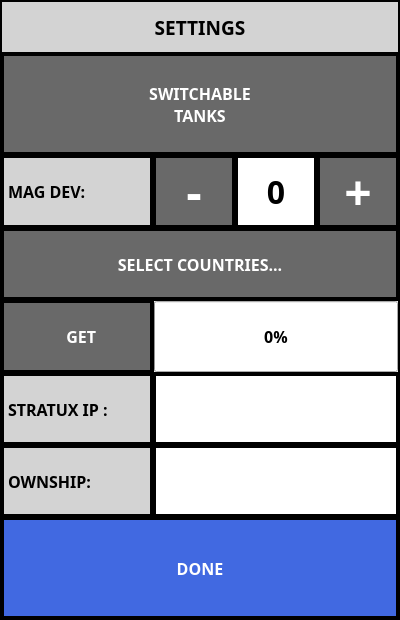
<?xml version="1.0" encoding="UTF-8"?>
<ui version="4.0">
 <class>SettingsDialog</class>
 <widget class="QDialog" name="SettingsDialog">
  <property name="geometry">
   <rect>
    <x>0</x>
    <y>0</y>
    <width>400</width>
    <height>620</height>
   </rect>
  </property>
  <property name="sizePolicy">
   <sizepolicy hsizetype="Expanding" vsizetype="Expanding">
    <horstretch>0</horstretch>
    <verstretch>0</verstretch>
   </sizepolicy>
  </property>
  <property name="minimumSize">
   <size>
    <width>400</width>
    <height>480</height>
   </size>
  </property>
  <property name="palette">
   <palette>
    <active>
     <colorrole role="Base">
      <brush brushstyle="SolidPattern">
       <color alpha="255">
        <red>255</red>
        <green>255</green>
        <blue>255</blue>
       </color>
      </brush>
     </colorrole>
     <colorrole role="Window">
      <brush brushstyle="SolidPattern">
       <color alpha="255">
        <red>0</red>
        <green>0</green>
        <blue>0</blue>
       </color>
      </brush>
     </colorrole>
    </active>
    <inactive>
     <colorrole role="Base">
      <brush brushstyle="SolidPattern">
       <color alpha="255">
        <red>255</red>
        <green>255</green>
        <blue>255</blue>
       </color>
      </brush>
     </colorrole>
     <colorrole role="Window">
      <brush brushstyle="SolidPattern">
       <color alpha="255">
        <red>0</red>
        <green>0</green>
        <blue>0</blue>
       </color>
      </brush>
     </colorrole>
    </inactive>
    <disabled>
     <colorrole role="Base">
      <brush brushstyle="SolidPattern">
       <color alpha="255">
        <red>0</red>
        <green>0</green>
        <blue>0</blue>
       </color>
      </brush>
     </colorrole>
     <colorrole role="Window">
      <brush brushstyle="SolidPattern">
       <color alpha="255">
        <red>0</red>
        <green>0</green>
        <blue>0</blue>
       </color>
      </brush>
     </colorrole>
    </disabled>
   </palette>
  </property>
  <property name="font">
   <font>
    <family>Piboto</family>
    <pointsize>12</pointsize>
    <weight>75</weight>
    <bold>true</bold>
   </font>
  </property>
  <property name="windowTitle">
   <string>SETTINGS</string>
  </property>
  <property name="styleSheet">
   <string notr="true">QPushButton
{
	border: none;
	background-color: DimGray;
	color: white;
	margin: 2px;
}
QPushButton::pressed
{
	border: none;
	background-color: LightGray;
	color: black;
	margin: 2px;
}
</string>
  </property>
  <layout class="QGridLayout" name="gridLayout">
   <property name="leftMargin">
    <number>2</number>
   </property>
   <property name="topMargin">
    <number>2</number>
   </property>
   <property name="rightMargin">
    <number>2</number>
   </property>
   <property name="bottomMargin">
    <number>2</number>
   </property>
   <property name="spacing">
    <number>2</number>
   </property>
   <item row="5" column="1" colspan="3">
    <layout class="QGridLayout" name="gridLayout_2">
     <item row="0" column="1">
      <widget class="QProgressBar" name="m_pDataProgress">
       <property name="sizePolicy">
        <sizepolicy hsizetype="MinimumExpanding" vsizetype="Expanding">
         <horstretch>0</horstretch>
         <verstretch>0</verstretch>
        </sizepolicy>
       </property>
       <property name="font">
        <font>
         <family>Droid Sans</family>
         <pointsize>12</pointsize>
         <weight>75</weight>
         <bold>true</bold>
        </font>
       </property>
       <property name="autoFillBackground">
        <bool>true</bool>
       </property>
       <property name="value">
        <number>0</number>
       </property>
      </widget>
     </item>
    </layout>
   </item>
   <item row="2" column="1">
    <widget class="QPushButton" name="m_pMagDevLessButton">
     <property name="sizePolicy">
      <sizepolicy hsizetype="MinimumExpanding" vsizetype="Expanding">
       <horstretch>0</horstretch>
       <verstretch>0</verstretch>
      </sizepolicy>
     </property>
     <property name="font">
      <font>
       <family>Droid Sans</family>
       <pointsize>36</pointsize>
       <weight>75</weight>
       <bold>true</bold>
      </font>
     </property>
     <property name="text">
      <string>-</string>
     </property>
     <property name="iconSize">
      <size>
       <width>32</width>
       <height>32</height>
      </size>
     </property>
     <property name="checkable">
      <bool>false</bool>
     </property>
     <property name="checked">
      <bool>false</bool>
     </property>
     <property name="autoDefault">
      <bool>false</bool>
     </property>
    </widget>
   </item>
   <item row="2" column="3">
    <widget class="QPushButton" name="m_pMagDevMoreButton">
     <property name="sizePolicy">
      <sizepolicy hsizetype="MinimumExpanding" vsizetype="Expanding">
       <horstretch>0</horstretch>
       <verstretch>0</verstretch>
      </sizepolicy>
     </property>
     <property name="font">
      <font>
       <family>Droid Sans</family>
       <pointsize>36</pointsize>
       <weight>75</weight>
       <bold>true</bold>
      </font>
     </property>
     <property name="text">
      <string>+</string>
     </property>
     <property name="iconSize">
      <size>
       <width>32</width>
       <height>32</height>
      </size>
     </property>
     <property name="checkable">
      <bool>false</bool>
     </property>
     <property name="checked">
      <bool>false</bool>
     </property>
     <property name="autoDefault">
      <bool>false</bool>
     </property>
    </widget>
   </item>
   <item row="2" column="2">
    <widget class="QLabel" name="m_pMagDevLabel">
     <property name="sizePolicy">
      <sizepolicy hsizetype="MinimumExpanding" vsizetype="MinimumExpanding">
       <horstretch>0</horstretch>
       <verstretch>0</verstretch>
      </sizepolicy>
     </property>
     <property name="palette">
      <palette>
       <active>
        <colorrole role="Base">
         <brush brushstyle="SolidPattern">
          <color alpha="255">
           <red>255</red>
           <green>255</green>
           <blue>255</blue>
          </color>
         </brush>
        </colorrole>
        <colorrole role="Window">
         <brush brushstyle="SolidPattern">
          <color alpha="255">
           <red>255</red>
           <green>255</green>
           <blue>255</blue>
          </color>
         </brush>
        </colorrole>
       </active>
       <inactive>
        <colorrole role="Base">
         <brush brushstyle="SolidPattern">
          <color alpha="255">
           <red>255</red>
           <green>255</green>
           <blue>255</blue>
          </color>
         </brush>
        </colorrole>
        <colorrole role="Window">
         <brush brushstyle="SolidPattern">
          <color alpha="255">
           <red>255</red>
           <green>255</green>
           <blue>255</blue>
          </color>
         </brush>
        </colorrole>
       </inactive>
       <disabled>
        <colorrole role="Base">
         <brush brushstyle="SolidPattern">
          <color alpha="255">
           <red>255</red>
           <green>255</green>
           <blue>255</blue>
          </color>
         </brush>
        </colorrole>
        <colorrole role="Window">
         <brush brushstyle="SolidPattern">
          <color alpha="255">
           <red>255</red>
           <green>255</green>
           <blue>255</blue>
          </color>
         </brush>
        </colorrole>
       </disabled>
      </palette>
     </property>
     <property name="font">
      <font>
       <family>Droid Sans</family>
       <pointsize>24</pointsize>
       <weight>75</weight>
       <bold>true</bold>
      </font>
     </property>
     <property name="autoFillBackground">
      <bool>true</bool>
     </property>
     <property name="frameShape">
      <enum>QFrame::Box</enum>
     </property>
     <property name="lineWidth">
      <number>2</number>
     </property>
     <property name="text">
      <string>0</string>
     </property>
     <property name="alignment">
      <set>Qt::AlignCenter</set>
     </property>
    </widget>
   </item>
   <item row="2" column="0">
    <widget class="QLabel" name="label_5">
     <property name="sizePolicy">
      <sizepolicy hsizetype="Minimum" vsizetype="MinimumExpanding">
       <horstretch>0</horstretch>
       <verstretch>0</verstretch>
      </sizepolicy>
     </property>
     <property name="minimumSize">
      <size>
       <width>150</width>
       <height>50</height>
      </size>
     </property>
     <property name="palette">
      <palette>
       <active>
        <colorrole role="WindowText">
         <brush brushstyle="SolidPattern">
          <color alpha="255">
           <red>0</red>
           <green>0</green>
           <blue>0</blue>
          </color>
         </brush>
        </colorrole>
        <colorrole role="Button">
         <brush brushstyle="SolidPattern">
          <color alpha="255">
           <red>211</red>
           <green>211</green>
           <blue>211</blue>
          </color>
         </brush>
        </colorrole>
        <colorrole role="Text">
         <brush brushstyle="SolidPattern">
          <color alpha="255">
           <red>0</red>
           <green>0</green>
           <blue>0</blue>
          </color>
         </brush>
        </colorrole>
        <colorrole role="ButtonText">
         <brush brushstyle="SolidPattern">
          <color alpha="255">
           <red>0</red>
           <green>0</green>
           <blue>0</blue>
          </color>
         </brush>
        </colorrole>
        <colorrole role="Base">
         <brush brushstyle="SolidPattern">
          <color alpha="255">
           <red>211</red>
           <green>211</green>
           <blue>211</blue>
          </color>
         </brush>
        </colorrole>
        <colorrole role="Window">
         <brush brushstyle="SolidPattern">
          <color alpha="255">
           <red>211</red>
           <green>211</green>
           <blue>211</blue>
          </color>
         </brush>
        </colorrole>
        <colorrole role="PlaceholderText">
         <brush brushstyle="NoBrush">
          <color alpha="128">
           <red>0</red>
           <green>0</green>
           <blue>0</blue>
          </color>
         </brush>
        </colorrole>
       </active>
       <inactive>
        <colorrole role="WindowText">
         <brush brushstyle="SolidPattern">
          <color alpha="255">
           <red>0</red>
           <green>0</green>
           <blue>0</blue>
          </color>
         </brush>
        </colorrole>
        <colorrole role="Button">
         <brush brushstyle="SolidPattern">
          <color alpha="255">
           <red>211</red>
           <green>211</green>
           <blue>211</blue>
          </color>
         </brush>
        </colorrole>
        <colorrole role="Text">
         <brush brushstyle="SolidPattern">
          <color alpha="255">
           <red>0</red>
           <green>0</green>
           <blue>0</blue>
          </color>
         </brush>
        </colorrole>
        <colorrole role="ButtonText">
         <brush brushstyle="SolidPattern">
          <color alpha="255">
           <red>0</red>
           <green>0</green>
           <blue>0</blue>
          </color>
         </brush>
        </colorrole>
        <colorrole role="Base">
         <brush brushstyle="SolidPattern">
          <color alpha="255">
           <red>211</red>
           <green>211</green>
           <blue>211</blue>
          </color>
         </brush>
        </colorrole>
        <colorrole role="Window">
         <brush brushstyle="SolidPattern">
          <color alpha="255">
           <red>211</red>
           <green>211</green>
           <blue>211</blue>
          </color>
         </brush>
        </colorrole>
        <colorrole role="PlaceholderText">
         <brush brushstyle="NoBrush">
          <color alpha="128">
           <red>0</red>
           <green>0</green>
           <blue>0</blue>
          </color>
         </brush>
        </colorrole>
       </inactive>
       <disabled>
        <colorrole role="WindowText">
         <brush brushstyle="SolidPattern">
          <color alpha="255">
           <red>0</red>
           <green>0</green>
           <blue>0</blue>
          </color>
         </brush>
        </colorrole>
        <colorrole role="Button">
         <brush brushstyle="SolidPattern">
          <color alpha="255">
           <red>211</red>
           <green>211</green>
           <blue>211</blue>
          </color>
         </brush>
        </colorrole>
        <colorrole role="Text">
         <brush brushstyle="SolidPattern">
          <color alpha="255">
           <red>0</red>
           <green>0</green>
           <blue>0</blue>
          </color>
         </brush>
        </colorrole>
        <colorrole role="ButtonText">
         <brush brushstyle="SolidPattern">
          <color alpha="255">
           <red>0</red>
           <green>0</green>
           <blue>0</blue>
          </color>
         </brush>
        </colorrole>
        <colorrole role="Base">
         <brush brushstyle="SolidPattern">
          <color alpha="255">
           <red>211</red>
           <green>211</green>
           <blue>211</blue>
          </color>
         </brush>
        </colorrole>
        <colorrole role="Window">
         <brush brushstyle="SolidPattern">
          <color alpha="255">
           <red>211</red>
           <green>211</green>
           <blue>211</blue>
          </color>
         </brush>
        </colorrole>
        <colorrole role="PlaceholderText">
         <brush brushstyle="NoBrush">
          <color alpha="128">
           <red>0</red>
           <green>0</green>
           <blue>0</blue>
          </color>
         </brush>
        </colorrole>
       </disabled>
      </palette>
     </property>
     <property name="font">
      <font>
       <family>Droid Sans</family>
       <pointsize>12</pointsize>
       <weight>75</weight>
       <bold>true</bold>
      </font>
     </property>
     <property name="autoFillBackground">
      <bool>false</bool>
     </property>
     <property name="styleSheet">
      <string notr="true">QLabel { background-color: LightGray; color: black; }</string>
     </property>
     <property name="frameShape">
      <enum>QFrame::Box</enum>
     </property>
     <property name="lineWidth">
      <number>2</number>
     </property>
     <property name="text">
      <string>MAG DEV:</string>
     </property>
     <property name="margin">
      <number>5</number>
     </property>
    </widget>
   </item>
   <item row="0" column="0" colspan="4">
    <widget class="QLabel" name="m_pTitleLabel">
     <property name="sizePolicy">
      <sizepolicy hsizetype="MinimumExpanding" vsizetype="Minimum">
       <horstretch>0</horstretch>
       <verstretch>0</verstretch>
      </sizepolicy>
     </property>
     <property name="minimumSize">
      <size>
       <width>0</width>
       <height>50</height>
      </size>
     </property>
     <property name="maximumSize">
      <size>
       <width>16777215</width>
       <height>50</height>
      </size>
     </property>
     <property name="font">
      <font>
       <family>Droid Sans</family>
       <pointsize>14</pointsize>
       <weight>75</weight>
       <bold>true</bold>
      </font>
     </property>
     <property name="autoFillBackground">
      <bool>false</bool>
     </property>
     <property name="styleSheet">
      <string notr="true">QLabel { background-color: LightGray; color: black; }</string>
     </property>
     <property name="frameShape">
      <enum>QFrame::NoFrame</enum>
     </property>
     <property name="text">
      <string>SETTINGS</string>
     </property>
     <property name="alignment">
      <set>Qt::AlignCenter</set>
     </property>
    </widget>
   </item>
   <item row="3" column="0" colspan="4">
    <widget class="QPushButton" name="m_pSelCountriesButton">
     <property name="sizePolicy">
      <sizepolicy hsizetype="MinimumExpanding" vsizetype="MinimumExpanding">
       <horstretch>0</horstretch>
       <verstretch>0</verstretch>
      </sizepolicy>
     </property>
     <property name="minimumSize">
      <size>
       <width>0</width>
       <height>50</height>
      </size>
     </property>
     <property name="font">
      <font>
       <family>Droid Sans</family>
       <pointsize>12</pointsize>
       <weight>75</weight>
       <bold>true</bold>
      </font>
     </property>
     <property name="autoFillBackground">
      <bool>false</bool>
     </property>
     <property name="text">
      <string>SELECT COUNTRIES...</string>
     </property>
     <property name="iconSize">
      <size>
       <width>32</width>
       <height>32</height>
      </size>
     </property>
     <property name="autoDefault">
      <bool>false</bool>
     </property>
    </widget>
   </item>
   <item row="5" column="0">
    <widget class="QPushButton" name="m_pGetButton">
     <property name="sizePolicy">
      <sizepolicy hsizetype="Minimum" vsizetype="Expanding">
       <horstretch>0</horstretch>
       <verstretch>0</verstretch>
      </sizepolicy>
     </property>
     <property name="minimumSize">
      <size>
       <width>0</width>
       <height>50</height>
      </size>
     </property>
     <property name="font">
      <font>
       <family>Droid Sans</family>
       <pointsize>12</pointsize>
       <weight>75</weight>
       <bold>true</bold>
      </font>
     </property>
     <property name="text">
      <string>  GET</string>
     </property>
     <property name="icon">
      <iconset resource="../AHRSResources.qrc">
       <normaloff>:/icons/resources/Cancel.png</normaloff>:/icons/resources/Cancel.png</iconset>
     </property>
     <property name="iconSize">
      <size>
       <width>32</width>
       <height>32</height>
      </size>
     </property>
     <property name="checkable">
      <bool>false</bool>
     </property>
     <property name="checked">
      <bool>false</bool>
     </property>
     <property name="autoDefault">
      <bool>false</bool>
     </property>
    </widget>
   </item>
   <item row="8" column="0">
    <widget class="QLabel" name="label_3">
     <property name="sizePolicy">
      <sizepolicy hsizetype="Minimum" vsizetype="MinimumExpanding">
       <horstretch>0</horstretch>
       <verstretch>0</verstretch>
      </sizepolicy>
     </property>
     <property name="minimumSize">
      <size>
       <width>150</width>
       <height>50</height>
      </size>
     </property>
     <property name="palette">
      <palette>
       <active>
        <colorrole role="WindowText">
         <brush brushstyle="SolidPattern">
          <color alpha="255">
           <red>0</red>
           <green>0</green>
           <blue>0</blue>
          </color>
         </brush>
        </colorrole>
        <colorrole role="Button">
         <brush brushstyle="SolidPattern">
          <color alpha="255">
           <red>211</red>
           <green>211</green>
           <blue>211</blue>
          </color>
         </brush>
        </colorrole>
        <colorrole role="Text">
         <brush brushstyle="SolidPattern">
          <color alpha="255">
           <red>0</red>
           <green>0</green>
           <blue>0</blue>
          </color>
         </brush>
        </colorrole>
        <colorrole role="ButtonText">
         <brush brushstyle="SolidPattern">
          <color alpha="255">
           <red>0</red>
           <green>0</green>
           <blue>0</blue>
          </color>
         </brush>
        </colorrole>
        <colorrole role="Base">
         <brush brushstyle="SolidPattern">
          <color alpha="255">
           <red>211</red>
           <green>211</green>
           <blue>211</blue>
          </color>
         </brush>
        </colorrole>
        <colorrole role="Window">
         <brush brushstyle="SolidPattern">
          <color alpha="255">
           <red>211</red>
           <green>211</green>
           <blue>211</blue>
          </color>
         </brush>
        </colorrole>
        <colorrole role="PlaceholderText">
         <brush brushstyle="NoBrush">
          <color alpha="128">
           <red>0</red>
           <green>0</green>
           <blue>0</blue>
          </color>
         </brush>
        </colorrole>
       </active>
       <inactive>
        <colorrole role="WindowText">
         <brush brushstyle="SolidPattern">
          <color alpha="255">
           <red>0</red>
           <green>0</green>
           <blue>0</blue>
          </color>
         </brush>
        </colorrole>
        <colorrole role="Button">
         <brush brushstyle="SolidPattern">
          <color alpha="255">
           <red>211</red>
           <green>211</green>
           <blue>211</blue>
          </color>
         </brush>
        </colorrole>
        <colorrole role="Text">
         <brush brushstyle="SolidPattern">
          <color alpha="255">
           <red>0</red>
           <green>0</green>
           <blue>0</blue>
          </color>
         </brush>
        </colorrole>
        <colorrole role="ButtonText">
         <brush brushstyle="SolidPattern">
          <color alpha="255">
           <red>0</red>
           <green>0</green>
           <blue>0</blue>
          </color>
         </brush>
        </colorrole>
        <colorrole role="Base">
         <brush brushstyle="SolidPattern">
          <color alpha="255">
           <red>211</red>
           <green>211</green>
           <blue>211</blue>
          </color>
         </brush>
        </colorrole>
        <colorrole role="Window">
         <brush brushstyle="SolidPattern">
          <color alpha="255">
           <red>211</red>
           <green>211</green>
           <blue>211</blue>
          </color>
         </brush>
        </colorrole>
        <colorrole role="PlaceholderText">
         <brush brushstyle="NoBrush">
          <color alpha="128">
           <red>0</red>
           <green>0</green>
           <blue>0</blue>
          </color>
         </brush>
        </colorrole>
       </inactive>
       <disabled>
        <colorrole role="WindowText">
         <brush brushstyle="SolidPattern">
          <color alpha="255">
           <red>0</red>
           <green>0</green>
           <blue>0</blue>
          </color>
         </brush>
        </colorrole>
        <colorrole role="Button">
         <brush brushstyle="SolidPattern">
          <color alpha="255">
           <red>211</red>
           <green>211</green>
           <blue>211</blue>
          </color>
         </brush>
        </colorrole>
        <colorrole role="Text">
         <brush brushstyle="SolidPattern">
          <color alpha="255">
           <red>0</red>
           <green>0</green>
           <blue>0</blue>
          </color>
         </brush>
        </colorrole>
        <colorrole role="ButtonText">
         <brush brushstyle="SolidPattern">
          <color alpha="255">
           <red>0</red>
           <green>0</green>
           <blue>0</blue>
          </color>
         </brush>
        </colorrole>
        <colorrole role="Base">
         <brush brushstyle="SolidPattern">
          <color alpha="255">
           <red>211</red>
           <green>211</green>
           <blue>211</blue>
          </color>
         </brush>
        </colorrole>
        <colorrole role="Window">
         <brush brushstyle="SolidPattern">
          <color alpha="255">
           <red>211</red>
           <green>211</green>
           <blue>211</blue>
          </color>
         </brush>
        </colorrole>
        <colorrole role="PlaceholderText">
         <brush brushstyle="NoBrush">
          <color alpha="128">
           <red>0</red>
           <green>0</green>
           <blue>0</blue>
          </color>
         </brush>
        </colorrole>
       </disabled>
      </palette>
     </property>
     <property name="font">
      <font>
       <family>Droid Sans</family>
       <pointsize>12</pointsize>
       <weight>75</weight>
       <bold>true</bold>
      </font>
     </property>
     <property name="autoFillBackground">
      <bool>false</bool>
     </property>
     <property name="styleSheet">
      <string notr="true">QLabel { background-color: LightGray; color: black; }</string>
     </property>
     <property name="frameShape">
      <enum>QFrame::Box</enum>
     </property>
     <property name="lineWidth">
      <number>2</number>
     </property>
     <property name="text">
      <string>STRATUX IP :</string>
     </property>
     <property name="margin">
      <number>5</number>
     </property>
    </widget>
   </item>
   <item row="8" column="1" colspan="3">
    <widget class="ClickLabel" name="m_pIPClickLabel">
     <property name="sizePolicy">
      <sizepolicy hsizetype="MinimumExpanding" vsizetype="MinimumExpanding">
       <horstretch>0</horstretch>
       <verstretch>0</verstretch>
      </sizepolicy>
     </property>
     <property name="palette">
      <palette>
       <active>
        <colorrole role="Base">
         <brush brushstyle="SolidPattern">
          <color alpha="255">
           <red>255</red>
           <green>255</green>
           <blue>255</blue>
          </color>
         </brush>
        </colorrole>
        <colorrole role="Window">
         <brush brushstyle="SolidPattern">
          <color alpha="255">
           <red>255</red>
           <green>255</green>
           <blue>255</blue>
          </color>
         </brush>
        </colorrole>
       </active>
       <inactive>
        <colorrole role="Base">
         <brush brushstyle="SolidPattern">
          <color alpha="255">
           <red>255</red>
           <green>255</green>
           <blue>255</blue>
          </color>
         </brush>
        </colorrole>
        <colorrole role="Window">
         <brush brushstyle="SolidPattern">
          <color alpha="255">
           <red>255</red>
           <green>255</green>
           <blue>255</blue>
          </color>
         </brush>
        </colorrole>
       </inactive>
       <disabled>
        <colorrole role="Base">
         <brush brushstyle="SolidPattern">
          <color alpha="255">
           <red>255</red>
           <green>255</green>
           <blue>255</blue>
          </color>
         </brush>
        </colorrole>
        <colorrole role="Window">
         <brush brushstyle="SolidPattern">
          <color alpha="255">
           <red>255</red>
           <green>255</green>
           <blue>255</blue>
          </color>
         </brush>
        </colorrole>
       </disabled>
      </palette>
     </property>
     <property name="font">
      <font>
       <family>Droid Sans</family>
       <pointsize>24</pointsize>
       <weight>75</weight>
       <bold>true</bold>
      </font>
     </property>
     <property name="autoFillBackground">
      <bool>true</bool>
     </property>
     <property name="frameShape">
      <enum>QFrame::Box</enum>
     </property>
     <property name="lineWidth">
      <number>2</number>
     </property>
     <property name="alignment">
      <set>Qt::AlignCenter</set>
     </property>
    </widget>
   </item>
   <item row="9" column="0">
    <widget class="QLabel" name="label_4">
     <property name="sizePolicy">
      <sizepolicy hsizetype="Minimum" vsizetype="MinimumExpanding">
       <horstretch>0</horstretch>
       <verstretch>0</verstretch>
      </sizepolicy>
     </property>
     <property name="minimumSize">
      <size>
       <width>150</width>
       <height>50</height>
      </size>
     </property>
     <property name="palette">
      <palette>
       <active>
        <colorrole role="WindowText">
         <brush brushstyle="SolidPattern">
          <color alpha="255">
           <red>0</red>
           <green>0</green>
           <blue>0</blue>
          </color>
         </brush>
        </colorrole>
        <colorrole role="Button">
         <brush brushstyle="SolidPattern">
          <color alpha="255">
           <red>211</red>
           <green>211</green>
           <blue>211</blue>
          </color>
         </brush>
        </colorrole>
        <colorrole role="Text">
         <brush brushstyle="SolidPattern">
          <color alpha="255">
           <red>0</red>
           <green>0</green>
           <blue>0</blue>
          </color>
         </brush>
        </colorrole>
        <colorrole role="ButtonText">
         <brush brushstyle="SolidPattern">
          <color alpha="255">
           <red>0</red>
           <green>0</green>
           <blue>0</blue>
          </color>
         </brush>
        </colorrole>
        <colorrole role="Base">
         <brush brushstyle="SolidPattern">
          <color alpha="255">
           <red>211</red>
           <green>211</green>
           <blue>211</blue>
          </color>
         </brush>
        </colorrole>
        <colorrole role="Window">
         <brush brushstyle="SolidPattern">
          <color alpha="255">
           <red>211</red>
           <green>211</green>
           <blue>211</blue>
          </color>
         </brush>
        </colorrole>
        <colorrole role="PlaceholderText">
         <brush brushstyle="NoBrush">
          <color alpha="128">
           <red>0</red>
           <green>0</green>
           <blue>0</blue>
          </color>
         </brush>
        </colorrole>
       </active>
       <inactive>
        <colorrole role="WindowText">
         <brush brushstyle="SolidPattern">
          <color alpha="255">
           <red>0</red>
           <green>0</green>
           <blue>0</blue>
          </color>
         </brush>
        </colorrole>
        <colorrole role="Button">
         <brush brushstyle="SolidPattern">
          <color alpha="255">
           <red>211</red>
           <green>211</green>
           <blue>211</blue>
          </color>
         </brush>
        </colorrole>
        <colorrole role="Text">
         <brush brushstyle="SolidPattern">
          <color alpha="255">
           <red>0</red>
           <green>0</green>
           <blue>0</blue>
          </color>
         </brush>
        </colorrole>
        <colorrole role="ButtonText">
         <brush brushstyle="SolidPattern">
          <color alpha="255">
           <red>0</red>
           <green>0</green>
           <blue>0</blue>
          </color>
         </brush>
        </colorrole>
        <colorrole role="Base">
         <brush brushstyle="SolidPattern">
          <color alpha="255">
           <red>211</red>
           <green>211</green>
           <blue>211</blue>
          </color>
         </brush>
        </colorrole>
        <colorrole role="Window">
         <brush brushstyle="SolidPattern">
          <color alpha="255">
           <red>211</red>
           <green>211</green>
           <blue>211</blue>
          </color>
         </brush>
        </colorrole>
        <colorrole role="PlaceholderText">
         <brush brushstyle="NoBrush">
          <color alpha="128">
           <red>0</red>
           <green>0</green>
           <blue>0</blue>
          </color>
         </brush>
        </colorrole>
       </inactive>
       <disabled>
        <colorrole role="WindowText">
         <brush brushstyle="SolidPattern">
          <color alpha="255">
           <red>0</red>
           <green>0</green>
           <blue>0</blue>
          </color>
         </brush>
        </colorrole>
        <colorrole role="Button">
         <brush brushstyle="SolidPattern">
          <color alpha="255">
           <red>211</red>
           <green>211</green>
           <blue>211</blue>
          </color>
         </brush>
        </colorrole>
        <colorrole role="Text">
         <brush brushstyle="SolidPattern">
          <color alpha="255">
           <red>0</red>
           <green>0</green>
           <blue>0</blue>
          </color>
         </brush>
        </colorrole>
        <colorrole role="ButtonText">
         <brush brushstyle="SolidPattern">
          <color alpha="255">
           <red>0</red>
           <green>0</green>
           <blue>0</blue>
          </color>
         </brush>
        </colorrole>
        <colorrole role="Base">
         <brush brushstyle="SolidPattern">
          <color alpha="255">
           <red>211</red>
           <green>211</green>
           <blue>211</blue>
          </color>
         </brush>
        </colorrole>
        <colorrole role="Window">
         <brush brushstyle="SolidPattern">
          <color alpha="255">
           <red>211</red>
           <green>211</green>
           <blue>211</blue>
          </color>
         </brush>
        </colorrole>
        <colorrole role="PlaceholderText">
         <brush brushstyle="NoBrush">
          <color alpha="128">
           <red>0</red>
           <green>0</green>
           <blue>0</blue>
          </color>
         </brush>
        </colorrole>
       </disabled>
      </palette>
     </property>
     <property name="font">
      <font>
       <family>Droid Sans</family>
       <pointsize>12</pointsize>
       <weight>75</weight>
       <bold>true</bold>
      </font>
     </property>
     <property name="autoFillBackground">
      <bool>false</bool>
     </property>
     <property name="styleSheet">
      <string notr="true">QLabel { background-color: LightGray; color: black; }</string>
     </property>
     <property name="frameShape">
      <enum>QFrame::Box</enum>
     </property>
     <property name="lineWidth">
      <number>2</number>
     </property>
     <property name="text">
      <string>OWNSHIP:</string>
     </property>
     <property name="margin">
      <number>5</number>
     </property>
    </widget>
   </item>
   <item row="9" column="1" colspan="3">
    <widget class="ClickLabel" name="m_pOwnshipClickLabel">
     <property name="sizePolicy">
      <sizepolicy hsizetype="MinimumExpanding" vsizetype="MinimumExpanding">
       <horstretch>0</horstretch>
       <verstretch>0</verstretch>
      </sizepolicy>
     </property>
     <property name="palette">
      <palette>
       <active>
        <colorrole role="Base">
         <brush brushstyle="SolidPattern">
          <color alpha="255">
           <red>255</red>
           <green>255</green>
           <blue>255</blue>
          </color>
         </brush>
        </colorrole>
        <colorrole role="Window">
         <brush brushstyle="SolidPattern">
          <color alpha="255">
           <red>255</red>
           <green>255</green>
           <blue>255</blue>
          </color>
         </brush>
        </colorrole>
       </active>
       <inactive>
        <colorrole role="Base">
         <brush brushstyle="SolidPattern">
          <color alpha="255">
           <red>255</red>
           <green>255</green>
           <blue>255</blue>
          </color>
         </brush>
        </colorrole>
        <colorrole role="Window">
         <brush brushstyle="SolidPattern">
          <color alpha="255">
           <red>255</red>
           <green>255</green>
           <blue>255</blue>
          </color>
         </brush>
        </colorrole>
       </inactive>
       <disabled>
        <colorrole role="Base">
         <brush brushstyle="SolidPattern">
          <color alpha="255">
           <red>255</red>
           <green>255</green>
           <blue>255</blue>
          </color>
         </brush>
        </colorrole>
        <colorrole role="Window">
         <brush brushstyle="SolidPattern">
          <color alpha="255">
           <red>255</red>
           <green>255</green>
           <blue>255</blue>
          </color>
         </brush>
        </colorrole>
       </disabled>
      </palette>
     </property>
     <property name="font">
      <font>
       <family>Droid Sans</family>
       <pointsize>24</pointsize>
       <weight>75</weight>
       <bold>true</bold>
      </font>
     </property>
     <property name="autoFillBackground">
      <bool>true</bool>
     </property>
     <property name="frameShape">
      <enum>QFrame::Box</enum>
     </property>
     <property name="lineWidth">
      <number>2</number>
     </property>
     <property name="alignment">
      <set>Qt::AlignCenter</set>
     </property>
    </widget>
   </item>
   <item row="11" column="0" colspan="4">
    <widget class="QPushButton" name="m_pCloseButton">
     <property name="sizePolicy">
      <sizepolicy hsizetype="MinimumExpanding" vsizetype="MinimumExpanding">
       <horstretch>0</horstretch>
       <verstretch>0</verstretch>
      </sizepolicy>
     </property>
     <property name="minimumSize">
      <size>
       <width>0</width>
       <height>100</height>
      </size>
     </property>
     <property name="maximumSize">
      <size>
       <width>16777215</width>
       <height>100</height>
      </size>
     </property>
     <property name="font">
      <font>
       <family>Droid Sans</family>
       <pointsize>12</pointsize>
       <weight>75</weight>
       <bold>true</bold>
      </font>
     </property>
     <property name="autoFillBackground">
      <bool>false</bool>
     </property>
     <property name="styleSheet">
      <string notr="true">QPushButton
{
	border: none;
	background-color: RoyalBlue;
	color: white;
	margin: 2px;
}
QPushButton::pressed
{
	border: none;
	background-color: CornflowerBlue;
	color: black;
	margin: 2px;
}
</string>
     </property>
     <property name="text">
      <string>DONE</string>
     </property>
     <property name="iconSize">
      <size>
       <width>32</width>
       <height>32</height>
      </size>
     </property>
     <property name="autoDefault">
      <bool>false</bool>
     </property>
    </widget>
   </item>
   <item row="1" column="0" colspan="4">
    <layout class="QHBoxLayout" name="horizontalLayout">
     <property name="spacing">
      <number>2</number>
     </property>
     <item>
      <widget class="QPushButton" name="m_pSwitchableButton">
       <property name="sizePolicy">
        <sizepolicy hsizetype="MinimumExpanding" vsizetype="MinimumExpanding">
         <horstretch>0</horstretch>
         <verstretch>0</verstretch>
        </sizepolicy>
       </property>
       <property name="minimumSize">
        <size>
         <width>0</width>
         <height>100</height>
        </size>
       </property>
       <property name="maximumSize">
        <size>
         <width>16777215</width>
         <height>100</height>
        </size>
       </property>
       <property name="font">
        <font>
         <family>Droid Sans</family>
         <pointsize>12</pointsize>
         <weight>75</weight>
         <bold>true</bold>
        </font>
       </property>
       <property name="text">
        <string>SWITCHABLE
TANKS</string>
       </property>
       <property name="icon">
        <iconset resource="../AHRSResources.qrc">
         <normaloff>:/icons/resources/on.png</normaloff>:/icons/resources/on.png</iconset>
       </property>
       <property name="iconSize">
        <size>
         <width>64</width>
         <height>28</height>
        </size>
       </property>
       <property name="autoDefault">
        <bool>false</bool>
       </property>
      </widget>
     </item>
    </layout>
   </item>
  </layout>
 </widget>
 <customwidgets>
  <customwidget>
   <class>ClickLabel</class>
   <extends>QLabel</extends>
   <header location="global">ClickLabel.h</header>
  </customwidget>
 </customwidgets>
 <resources>
  <include location="../AHRSResources.qrc"/>
 </resources>
 <connections>
  <connection>
   <sender>m_pCloseButton</sender>
   <signal>clicked()</signal>
   <receiver>SettingsDialog</receiver>
   <slot>accept()</slot>
   <hints>
    <hint type="sourcelabel">
     <x>252</x>
     <y>652</y>
    </hint>
    <hint type="destinationlabel">
     <x>3</x>
     <y>16</y>
    </hint>
   </hints>
  </connection>
 </connections>
</ui>
